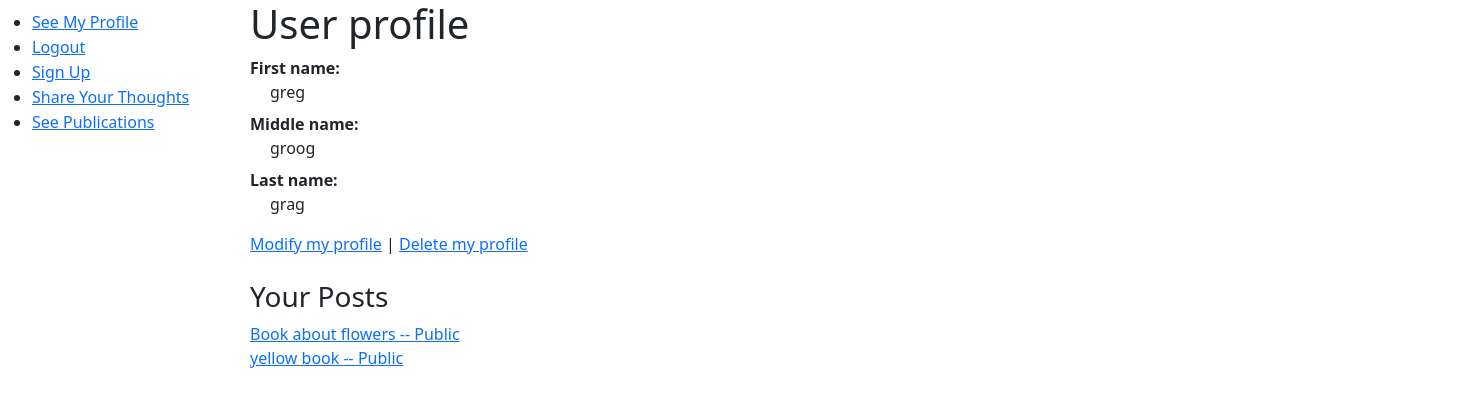
/User/securePlace (signed in), run on the app's committed database.
### tables this page shows
CREATE TABLE IF NOT EXISTS `profile` (
  `profile_id` int(11) NOT NULL AUTO_INCREMENT,
  `user_id` int(11) NOT NULL,
  `first_name` varchar(50) NOT NULL,
  `middle_name` varchar(50) NOT NULL,
  `last_name` varchar(50) NOT NULL,
  PRIMARY KEY (`profile_id`) USING BTREE,
  UNIQUE KEY `user_id` (`user_id`)
);

CREATE TABLE IF NOT EXISTS `publication` (
  `publication_id` int(11) NOT NULL AUTO_INCREMENT,
  `profile_id` int(11) NOT NULL,
  `publication_title` varchar(50) NOT NULL,
  `publication_text` varchar(500) NOT NULL,
  `timestamp` timestamp NOT NULL DEFAULT current_timestamp() ON UPDATE current_timestamp(),
  `publication_status` tinyint(1) NOT NULL,
  PRIMARY KEY (`publication_id`,`profile_id`),
  KEY `FK_Profile_ID_profile` (`profile_id`)
);

### app/core/Controller.php (called while the page is built, shortened)
<?php
class Controller{
	function view($name, $data=null){
		include('app/views/' . $name . '.php');
	}
}

### app/controllers/Profile.php (called while the page is built, shortened)
<?php
class Profile extends \app\core\Controller{
	#[\app\filters\HasProfile]
	public function index(){
		$test = new \app\controllers\Publication();
		$profile = new \app\models\Profile();
		$profile = $profile->getForUser($_SESSION['user_id']);
		$this->view('Profile/index',$profile);
		$test->createBothPublicationLinks();
	}
}

### app/core/App.php (called while the page is built, shortened)
<?php
class App{
    private $routes = [];
    public function addRoute($url,$handler){
        $url = preg_replace('/{([^\/]+)}/', '(?<$1>[^\/]+)', $url);
        $this->routes[$url] = $handler;
    }
    public function resolve($url){
        $matches = [];
        foreach ($this->routes as $routePattern => $controllerMethod) {
            if(preg_match("#^$routePattern$#", $url, $matches)){
                $namedParams = array_filter($matches,
                    function($key) {
                        return !is_numeric($key);
                    }
                    , ARRAY_FILTER_USE_KEY);
                return [$controllerMethod, $namedParams];
            }
        }
        return false;
    }
    function __construct(){
        $url = $_GET['url'];
        [$controllerMethod, $namedParams] = $this->resolve($url);
        [$controller,$method]=explode(',', $controllerMethod);
        $controllerInstance = new $controller();
        call_user_func_array([$controllerInstance, $method], $namedParams);
    }
}

### index.php (called while the page is built, shortened)
<?php
require('app/core/init.php');
new App();

### app/models/Profile.php (called while the page is built, shortened)
<?php
class Profile extends \app\core\Model{
	public function getForUser($user_id){
		$SQL = 'SELECT * FROM profile WHERE user_id = :user_id';
		$STMT = self::$_conn->prepare($SQL);
		$STMT->execute(
			['user_id'=>$user_id]
		);
		$STMT->setFetchMode(PDO::FETCH_CLASS,'app\models\profile');
		return $STMT->fetch();
	}
}

### app/core/autoload.php (called while the page is built, shortened)
<?php
spl_autoload_register(
    function($class_name){
        $class_name = str_replace('\\', DIRECTORY_SEPARATOR, $class_name);
        if(file_exists($class_name.'.php')){
            return true;
        }
        else
        {
            return false;
        }
    }
);

### app/models/Publication.php (called while the page is built, shortened)
<?php
class Publication extends \app\core\Model{
	public function getAllPublicationsFromUser($profile_id){
		$SQL = 'SELECT * FROM publication WHERE profile_id = :profile_id';
		$STMT = self::$_conn->prepare($SQL);
		$STMT->execute(['profile_id'=>$profile_id]);
		$STMT->setFetchMode(PDO::FETCH_CLASS,'app\models\Publication');
		return $STMT->fetchAll();
	}
}

### app/controllers/Publication.php (the view, shortened to what this page needs)
<?php
class Publication extends \app\core\Controller {
	public function createBothPublicationLinks(){
		$publication = new \app\models\Publication();
		$result = $publication->getAllPublicationsFromUser($_SESSION['profile_id']);
		foreach ($result as $publicationa) {
			$pub_title = $publicationa->publication_title;
			$pub_id = $publicationa->publication_id;
			$pub_status = $publicationa->publication_status;
			if($pub_status == 1){
				$pub_status_string = 'Public';
			}else{
				$pub_status_string = 'Private';
			}
			echo "<a href='../Publication/asdteas?title=$pub_title&id=$pub_id'>$pub_title -- $pub_status_string</a><br>";
		}
	}
}

### app/views/Profile/index.php (shortened to what this page needs)
<html>
	<head>
	</head>
	<body>
		<h1>User profile</h1>
		<dl>
			<dt class="displayTitleWords">First name:</dt>
			<dd class="displayWords"><?= $data->first_name ?></dd>
			<dt class="displayTitleWords">Middle name:</dt>
			<dd class="displayWords"><?= $data->middle_name ?></dd>
			<dt class="displayTitleWords">Last name:</dt>
			<dd class="displayWords"><?= $data->last_name ?></dd>
		</dl>
		<a href='/Profile/modify'>Modify my profile</a> |
		<a href='/Profile/delete'>Delete my profile</a>
		<br> <br>
		<h3>Your Posts</h3>
	</body>
</html>

### resources/style.css (style rules this page uses)
body { position: relative; left: 250px; }
.displayTitleWords { width: 500px }
.displayWords { margin-left: 20px; width: 500px }

### data on the page
profile: first_name "greg", middle_name "groog", last_name "grag"
publication: publication_title "Book about flowers", publication_status "Public"
publication: publication_title "yellow book", publication_status "Public"
